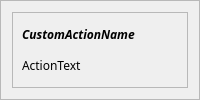
         <widget class="QFrame" name="frame_12">
          <property name="frameShape">
           <enum>QFrame::StyledPanel</enum>
          </property>
          <property name="frameShadow">
           <enum>QFrame::Raised</enum>
          </property>
          <layout class="QVBoxLayout" name="verticalLayout_3">
           <item>
            <widget class="QFrame" name="frame_13">
             <property name="frameShape">
              <enum>QFrame::StyledPanel</enum>
             </property>
             <property name="frameShadow">
              <enum>QFrame::Raised</enum>
             </property>
             <layout class="QGridLayout" name="gridLayout_12">
              <item row="0" column="0">
               <widget class="QLabel" name="label_67">
                <property name="font">
                 <font>
                  <family>Merriweather</family>
                  <italic>true</italic>
                  <bold>true</bold>
                 </font>
                </property>
                <property name="text">
                 <string>CustomActionName</string>
                </property>
               </widget>
              </item>
              <item row="1" column="0">
               <widget class="QLabel" name="label_77">
                <property name="font">
                 <font>
                  <family>Merriweather</family>
                 </font>
                </property>
                <property name="text">
                 <string>ActionText</string>
                </property>
               </widget>
              </item>
             </layout>
            </widget>
           </item>
          </layout>
         </widget>
